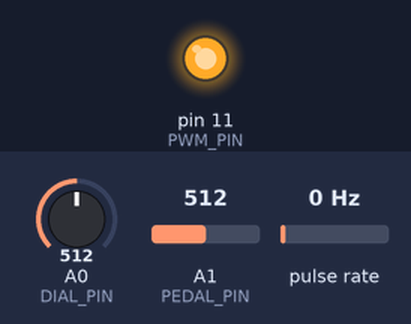
A program run on a simulated Arduino Nano, built with avr-gcc and run on an emulated ATmega328P. Shown: output pins drawn as LEDs (lit = HIGH). Wiring (inferred from the names in the program): pulse sensor: data pin 2. The test bench sets the inputs (shaded band); at power-on: A1 (PEDAL_PIN) = 512, pulse rate 0 Hz, A0 (DIAL_PIN) = 512. What the program prints to the serial monitor is not drawn.

Above: at 1.2 s.
1.3 s: A1 (PEDAL_PIN) set to 716
At 1.6 s:
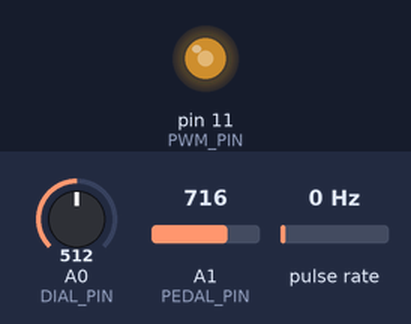
2.8 s: pulse rate (sensor on pin 2) set to 4 Hz
At 3.3 s:
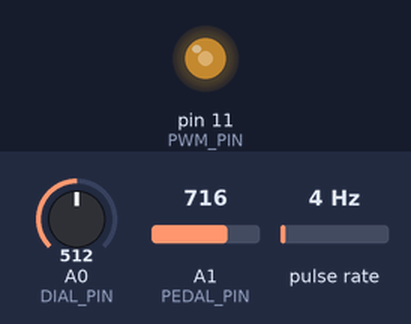
4.4 s: A0 (DIAL_PIN) set to 0
At 4.9 s:
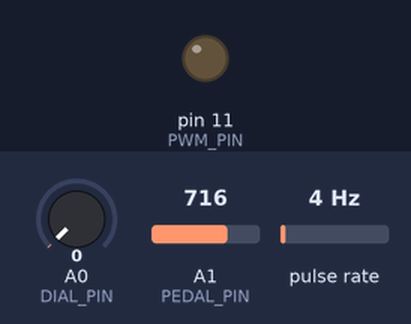
5.9 s: A0 (DIAL_PIN) set to 511
At 7.1 s:
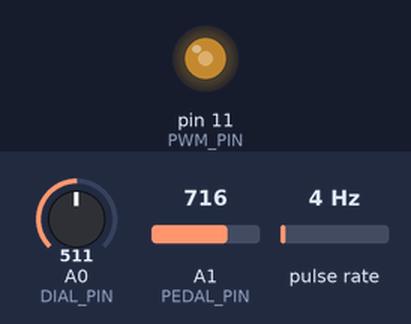
7.4 s: A1 (PEDAL_PIN) set to 1023
At 8.3 s:
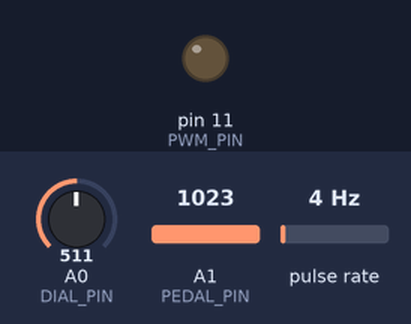
Timing chart, 0 to 9.9 s (numbered marks = the images above; inputs shaded):
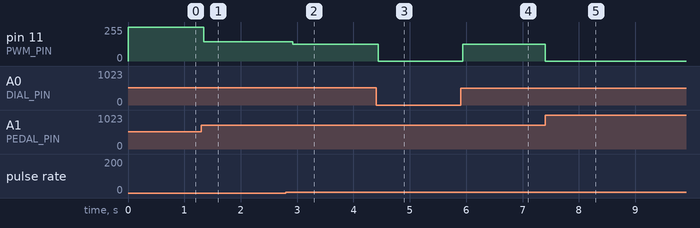

The program:

main.cpp
```cpp
#include <Arduino.h>
#include "main.h"
#include "input.h"

#define ENCODER_PIN 2 // INT0 pin
#define PWM_PIN 11    // OC2A pin

#define F_CTRL (F_CPU / (256 * 64))
#define F_PWM (F_CPU / (256 * 8))
#define ENCODER_PULSES 1000
#define ENCODER_TICK (F_CPU / 8)

#define Kp 20
#define Ki 0
#define Li (Ki * 1)

volatile uint16_t smooth_encoder_count = 0;
volatile float target_rps_sync = 0;
volatile float current_rps_sync = 0;
volatile byte isr_time_usage = 0;

void setup()
{
    Serial.begin(115200);
    Serial.println("Starting");

    pinMode(INPUT, PEDAL_PIN);
    pinMode(INPUT, DIAL_PIN);
    pinMode(INPUT, ENCODER_PIN);
    pinMode(OUTPUT, PWM_PIN);
    DDRB |= (1 << PB3); // pin 11 COM1A output

    // === setup enocoder timer ===
    attachInterrupt(INT0, ENCODER_ISR, RISING); // attach encoder interrupt
    // reset timer registers, the arduino library seems to be setting it's own defaults!!!
    TCCR1A = 0x00;
    TCCR1B = 0x02 << CS10; // set clock prescaler to 8. This starts the timer.
    TCCR1C = 0x00;

    // === set up PWM timer ===
    TCCR2A = 0x03 << WGM20; // set waveform generation mode to Fast PWM (full)
    TCCR2B = 0x02 << CS20;  // set clock prescaler to 8. This starts the timer.
    TIMSK2 = 1 << TOIE2;    // enable timer 2 overflow interrupt

    // set noninverting PWM output active on OC2A pin.
    // Nothing should happen until value is written to OCR2A, though
    TCCR2A |= 0x02 << COM2A0;
}

void loop()
{
    float target_rps = calc_target_speed();

    cli();
    target_rps_sync = target_rps; // keep calculation out of critical section
    sei();

    // Log state
    Serial.println();
    Serial.print(">target_rps:");
    Serial.println(target_rps);
    Serial.print(">current_rps:");
    Serial.println(current_rps_sync);
    Serial.print(">PWM:");
    Serial.println(OCR2A);
    Serial.print(">isr_time_usage:");
    Serial.println(isr_time_usage);
}

inline float clampf(float x, float min, float max)
{
    if (x < min)
        return min;
    if (x > max)
        return max;
    return x;
}

// TODO timer overflow ISR
void ENCODER_ISR()
{
    // CPU automatically clears global interrupt enable (and reenables afterwards).
    // the compiler takes care of storing and restoring the SREG register.
    // This interrupt is sensitive to timing jitter,
    // so critical sections everywhere else need to be short.

    // Datasheet says compiler handles 16-bit access here
    uint16_t encoder_time = TCNT1;
    TCNT1 = 0; // reset timer

    // TODO use TOV1 flag for overflow detection

    // do some primitive exponential smoothing to filter out potential glitches and jitter.
    // prevent overflow. The compiler optimizes this nicely
    smooth_encoder_count = (uint16_t)(((uint32_t)smooth_encoder_count + encoder_time) / 2);
}

// PWM (Timer 0): PI control loop
// make this ISR preemptable by setting the interrupt enable flag.
// this should reduce jitter for the encoder ISR.
ISR(TIMER2_OVF_vect)
{
    // limit control loop frequency
    static int limiter = 0;

    if (limiter++ < 8)
        return;

    limiter = 0;

    // static float u_i = 0; // integral part

    float target_rps = target_rps_sync;
    uint16_t current_encoder_count = smooth_encoder_count;
    sei();

    // see notes.md
    float current_rps = (ENCODER_TICK / ENCODER_PULSES) / current_encoder_count;

    float e = target_rps - current_rps;
    // u_i += (e * Ki) / F_CTRL;

    // windup prevention by clamping integrand
    // u_i = clampf(u_i, -Li, Li);

    float u = e * Kp; // + u_i;
    byte u_int = (byte)clampf(u, 0, 0xFF);

    // set pwm comparator value. This register is double buffered
    // and the write will be applied on the next cycle of the timer
    cli(); // disable interrupts for atomic access
    OCR2A = u_int;
    current_rps_sync = current_rps;
    isr_time_usage = TCNT2; // monitor timing headroom
}
```

input.h
```cpp
#pragma once
#include "stdint.h"

#define PEDAL_PIN A1
#define DIAL_PIN A0

float calc_target_speed();
float calc_dummy_speed();

float fmap(float x, float in_min, float in_max, float out_min, float out_max);
```

main.h
```cpp
#pragma once

void ENCODER_ISR();

inline float clampf(float x, float min, float max);
```

input.cpp
```cpp
#include "input.h"
#include <Arduino.h>

#define PEDAL_THRESHOLD 0.2
#define MAX_RPS 100

// 10 bit ADC inputs, simple exponential smoothing
uint16_t smooth_pedal_raw = 0;
uint16_t smooth_dial_raw = 0;

/// @return current target speed in rev/s
float calc_target_speed()
{
    smooth_pedal_raw = (smooth_pedal_raw + analogRead(PEDAL_PIN)) / 2;
    smooth_dial_raw = (smooth_dial_raw + analogRead(DIAL_PIN)) / 2;

    float pedal_val = ((float)(1023 - smooth_pedal_raw)) / 1024;
    float dial_adjust = ((float)smooth_dial_raw) / 1024;

    if (pedal_val < PEDAL_THRESHOLD)
        return 0;

    // use liner interpolation for now. Use a Bezier or a polynomial later?
    float target_rps = fmap(pedal_val, PEDAL_THRESHOLD, 1, 0, MAX_RPS);
    return target_rps * dial_adjust;
}

float calc_dummy_speed()
{
    smooth_dial_raw = (smooth_dial_raw + analogRead(DIAL_PIN)) / 2;

    float dial_adjust = ((float)smooth_dial_raw) / 1024;

    // use liner interpolation for now. Use a Bezier or a polynomial later?
    float target_rps = fmap(dial_adjust, 0, 1, 0, MAX_RPS);
    return target_rps;
}

float fmap(float x, float in_min, float in_max, float out_min, float out_max)
{
    return (x - in_min) * (out_max - out_min) / (in_max - in_min) + out_min;
}
```

Measured:
- after the input at 1.3 s, pin 11 (PWM_PIN): 255/255 → 145/255 after 0.05 s
- after the input at 2.8 s, pin 11 (PWM_PIN): 145/255 → 125/255 after 0.13 s
- after the input at 4.4 s, pin 11 (PWM_PIN): 125/255 → 0/255 at once
- after the input at 5.9 s, pin 11 (PWM_PIN): 0/255 → 125/255 at once
- after the input at 7.4 s, pin 11 (PWM_PIN): 125/255 → 0/255 at once
